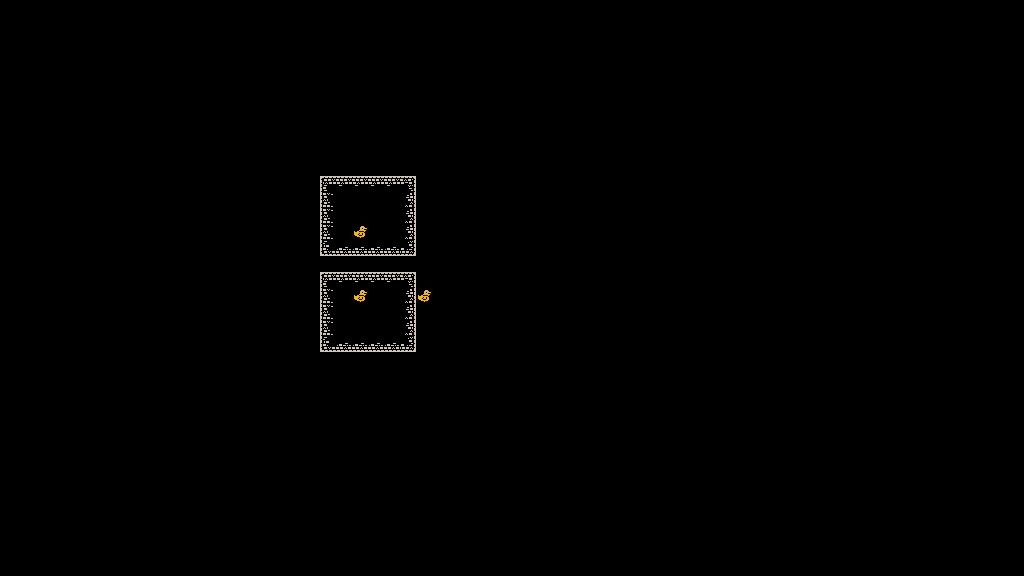

Rendered tile map (Tiled .tmx) drawn with the repository's tilesets; below, a short description and the full map source, tile grids included:
An orthogonal 64x36 tile map with 16x16 px tiles, 1 tile layer (Tile Layer 1).

<map version="1.5" tiledversion="1.7.2" orientation="orthogonal" renderorder="right-down" width="64" height="36" tilewidth="16" tileheight="16" infinite="0" nextlayerid="2" nextobjectid="1">
 <tileset firstgid="1" source="../art/Lonely Tribes Set.tsx" />
 <layer id="1" name="Tile Layer 1" width="64" height="36">
  <data encoding="csv">
0,0,0,0,0,0,0,0,0,0,0,0,0,0,0,0,0,0,0,0,0,0,0,0,0,0,0,0,0,0,0,0,0,0,0,0,0,0,0,0,0,0,0,0,0,0,0,0,0,0,0,0,0,0,0,0,0,0,0,0,0,0,0,0,
0,0,0,0,0,0,0,0,0,0,0,0,0,0,0,0,0,0,0,0,0,0,0,0,0,0,0,0,0,0,0,0,0,0,0,0,0,0,0,0,0,0,0,0,0,0,0,0,0,0,0,0,0,0,0,0,0,0,0,0,0,0,0,0,
0,0,0,0,0,0,0,0,0,0,0,0,0,0,0,0,0,0,0,0,0,0,0,0,0,0,0,0,0,0,0,0,0,0,0,0,0,0,0,0,0,0,0,0,0,0,0,0,0,0,0,0,0,0,0,0,0,0,0,0,0,0,0,0,
0,0,0,0,0,0,0,0,0,0,0,0,0,0,0,0,0,0,0,0,0,0,0,0,0,0,0,0,0,0,0,0,0,0,0,0,0,0,0,0,0,0,0,0,0,0,0,0,0,0,0,0,0,0,0,0,0,0,0,0,0,0,0,0,
0,0,0,0,0,0,0,0,0,0,0,0,0,0,0,0,0,0,0,0,0,0,0,0,0,0,0,0,0,0,0,0,0,0,0,0,0,0,0,0,0,0,0,0,0,0,0,0,0,0,0,0,0,0,0,0,0,0,0,0,0,0,0,0,
0,0,0,0,0,0,0,0,0,0,0,0,0,0,0,0,0,0,0,0,0,0,0,0,0,0,0,0,0,0,0,0,0,0,0,0,0,0,0,0,0,0,0,0,0,0,0,0,0,0,0,0,0,0,0,0,0,0,0,0,0,0,0,0,
0,0,0,0,0,0,0,0,0,0,0,0,0,0,0,0,0,0,0,0,0,0,0,0,0,0,0,0,0,0,0,0,0,0,0,0,0,0,0,0,0,0,0,0,0,0,0,0,0,0,0,0,0,0,0,0,0,0,0,0,0,0,0,0,
0,0,0,0,0,0,0,0,0,0,0,0,0,0,0,0,0,0,0,0,0,0,0,0,0,0,0,0,0,0,0,0,0,0,0,0,0,0,0,0,0,0,0,0,0,0,0,0,0,0,0,0,0,0,0,0,0,0,0,0,0,0,0,0,
0,0,0,0,0,0,0,0,0,0,0,0,0,0,0,0,0,0,0,0,0,0,0,0,0,0,0,0,0,0,0,0,0,0,0,0,0,0,0,0,0,0,0,0,0,0,0,0,0,0,0,0,0,0,0,0,0,0,0,0,0,0,0,0,
0,0,0,0,0,0,0,0,0,0,0,0,0,0,0,0,0,0,0,0,0,0,0,0,0,0,0,0,0,0,0,0,0,0,0,0,0,0,0,0,0,0,0,0,0,0,0,0,0,0,0,0,0,0,0,0,0,0,0,0,0,0,0,0,
0,0,0,0,0,0,0,0,0,0,0,0,0,0,0,0,0,0,0,0,0,0,0,0,0,0,0,0,0,0,0,0,0,0,0,0,0,0,0,0,0,0,0,0,0,0,0,0,0,0,0,0,0,0,0,0,0,0,0,0,0,0,0,0,
0,0,0,0,0,0,0,0,0,0,0,0,0,0,0,0,0,0,0,0,19,20,20,20,20,21,0,0,0,0,0,0,0,0,0,0,0,0,0,0,0,0,0,0,0,0,0,0,0,0,0,0,0,0,0,0,0,0,0,0,0,0,0,0,
0,0,0,0,0,0,0,0,0,0,0,0,0,0,0,0,0,0,0,0,67,0,0,0,0,69,0,0,0,0,0,0,0,0,0,0,0,0,0,0,0,0,0,0,0,0,0,0,0,0,0,0,0,0,0,0,0,0,0,0,0,0,0,0,
0,0,0,0,0,0,0,0,0,0,0,0,0,0,0,0,0,0,0,0,67,0,0,0,0,69,0,0,0,0,0,0,0,0,0,0,0,0,0,0,0,0,0,0,0,0,0,0,0,0,0,0,0,0,0,0,0,0,0,0,0,0,0,0,
0,0,0,0,0,0,0,0,0,0,0,0,0,0,0,0,0,0,0,0,67,0,362,0,0,69,0,0,0,0,0,0,0,0,0,0,0,0,0,0,0,0,0,0,0,0,0,0,0,0,0,0,0,0,0,0,0,0,0,0,0,0,0,0,
0,0,0,0,0,0,0,0,0,0,0,0,0,0,0,0,0,0,0,0,115,116,116,116,116,117,0,0,0,0,0,0,0,0,0,0,0,0,0,0,0,0,0,0,0,0,0,0,0,0,0,0,0,0,0,0,0,0,0,0,0,0,0,0,
0,0,0,0,0,0,0,0,0,0,0,0,0,0,0,0,0,0,0,0,0,0,0,0,0,0,0,0,0,0,0,0,0,0,0,0,0,0,0,0,0,0,0,0,0,0,0,0,0,0,0,0,0,0,0,0,0,0,0,0,0,0,0,0,
0,0,0,0,0,0,0,0,0,0,0,0,0,0,0,0,0,0,0,0,19,20,20,20,20,21,0,0,0,0,0,0,0,0,0,0,0,0,0,0,0,0,0,0,0,0,0,0,0,0,0,0,0,0,0,0,0,0,0,0,0,0,0,0,
0,0,0,0,0,0,0,0,0,0,0,0,0,0,0,0,0,0,0,0,67,0,362,0,0,69,362,0,0,0,0,0,0,0,0,0,0,0,0,0,0,0,0,0,0,0,0,0,0,0,0,0,0,0,0,0,0,0,0,0,0,0,0,0,
0,0,0,0,0,0,0,0,0,0,0,0,0,0,0,0,0,0,0,0,67,0,0,0,0,69,0,0,0,0,0,0,0,0,0,0,0,0,0,0,0,0,0,0,0,0,0,0,0,0,0,0,0,0,0,0,0,0,0,0,0,0,0,0,
0,0,0,0,0,0,0,0,0,0,0,0,0,0,0,0,0,0,0,0,67,0,0,0,0,69,0,0,0,0,0,0,0,0,0,0,0,0,0,0,0,0,0,0,0,0,0,0,0,0,0,0,0,0,0,0,0,0,0,0,0,0,0,0,
0,0,0,0,0,0,0,0,0,0,0,0,0,0,0,0,0,0,0,0,115,116,116,116,116,117,0,0,0,0,0,0,0,0,0,0,0,0,0,0,0,0,0,0,0,0,0,0,0,0,0,0,0,0,0,0,0,0,0,0,0,0,0,0,
0,0,0,0,0,0,0,0,0,0,0,0,0,0,0,0,0,0,0,0,0,0,0,0,0,0,0,0,0,0,0,0,0,0,0,0,0,0,0,0,0,0,0,0,0,0,0,0,0,0,0,0,0,0,0,0,0,0,0,0,0,0,0,0,
0,0,0,0,0,0,0,0,0,0,0,0,0,0,0,0,0,0,0,0,0,0,0,0,0,0,0,0,0,0,0,0,0,0,0,0,0,0,0,0,0,0,0,0,0,0,0,0,0,0,0,0,0,0,0,0,0,0,0,0,0,0,0,0,
0,0,0,0,0,0,0,0,0,0,0,0,0,0,0,0,0,0,0,0,0,0,0,0,0,0,0,0,0,0,0,0,0,0,0,0,0,0,0,0,0,0,0,0,0,0,0,0,0,0,0,0,0,0,0,0,0,0,0,0,0,0,0,0,
0,0,0,0,0,0,0,0,0,0,0,0,0,0,0,0,0,0,0,0,0,0,0,0,0,0,0,0,0,0,0,0,0,0,0,0,0,0,0,0,0,0,0,0,0,0,0,0,0,0,0,0,0,0,0,0,0,0,0,0,0,0,0,0,
0,0,0,0,0,0,0,0,0,0,0,0,0,0,0,0,0,0,0,0,0,0,0,0,0,0,0,0,0,0,0,0,0,0,0,0,0,0,0,0,0,0,0,0,0,0,0,0,0,0,0,0,0,0,0,0,0,0,0,0,0,0,0,0,
0,0,0,0,0,0,0,0,0,0,0,0,0,0,0,0,0,0,0,0,0,0,0,0,0,0,0,0,0,0,0,0,0,0,0,0,0,0,0,0,0,0,0,0,0,0,0,0,0,0,0,0,0,0,0,0,0,0,0,0,0,0,0,0,
0,0,0,0,0,0,0,0,0,0,0,0,0,0,0,0,0,0,0,0,0,0,0,0,0,0,0,0,0,0,0,0,0,0,0,0,0,0,0,0,0,0,0,0,0,0,0,0,0,0,0,0,0,0,0,0,0,0,0,0,0,0,0,0,
0,0,0,0,0,0,0,0,0,0,0,0,0,0,0,0,0,0,0,0,0,0,0,0,0,0,0,0,0,0,0,0,0,0,0,0,0,0,0,0,0,0,0,0,0,0,0,0,0,0,0,0,0,0,0,0,0,0,0,0,0,0,0,0,
0,0,0,0,0,0,0,0,0,0,0,0,0,0,0,0,0,0,0,0,0,0,0,0,0,0,0,0,0,0,0,0,0,0,0,0,0,0,0,0,0,0,0,0,0,0,0,0,0,0,0,0,0,0,0,0,0,0,0,0,0,0,0,0,
0,0,0,0,0,0,0,0,0,0,0,0,0,0,0,0,0,0,0,0,0,0,0,0,0,0,0,0,0,0,0,0,0,0,0,0,0,0,0,0,0,0,0,0,0,0,0,0,0,0,0,0,0,0,0,0,0,0,0,0,0,0,0,0,
0,0,0,0,0,0,0,0,0,0,0,0,0,0,0,0,0,0,0,0,0,0,0,0,0,0,0,0,0,0,0,0,0,0,0,0,0,0,0,0,0,0,0,0,0,0,0,0,0,0,0,0,0,0,0,0,0,0,0,0,0,0,0,0,
0,0,0,0,0,0,0,0,0,0,0,0,0,0,0,0,0,0,0,0,0,0,0,0,0,0,0,0,0,0,0,0,0,0,0,0,0,0,0,0,0,0,0,0,0,0,0,0,0,0,0,0,0,0,0,0,0,0,0,0,0,0,0,0,
0,0,0,0,0,0,0,0,0,0,0,0,0,0,0,0,0,0,0,0,0,0,0,0,0,0,0,0,0,0,0,0,0,0,0,0,0,0,0,0,0,0,0,0,0,0,0,0,0,0,0,0,0,0,0,0,0,0,0,0,0,0,0,0,
0,0,0,0,0,0,0,0,0,0,0,0,0,0,0,0,0,0,0,0,0,0,0,0,0,0,0,0,0,0,0,0,0,0,0,0,0,0,0,0,0,0,0,0,0,0,0,0,0,0,0,0,0,0,0,0,0,0,0,0,0,0,0,0
</data>
 </layer>
</map>
